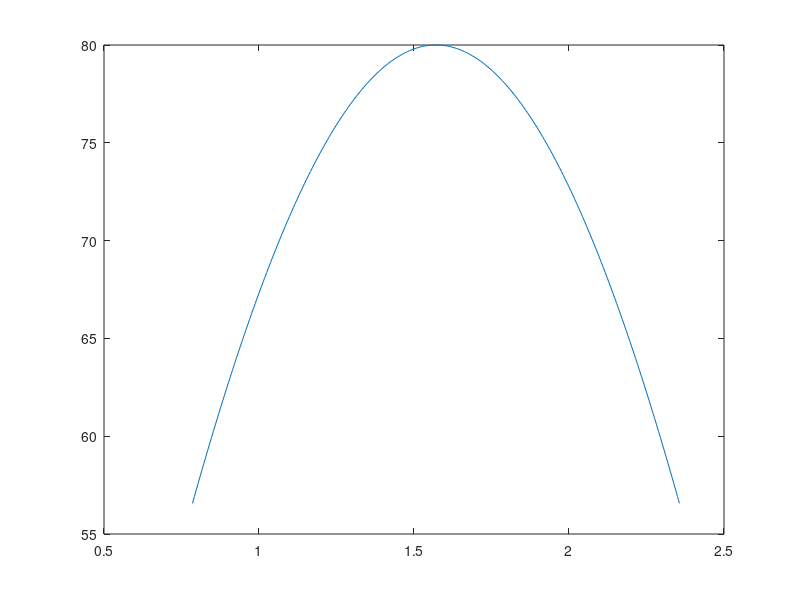

Recreate this plot in MATLAB.
N=256;%
f=428856000:48000:441144000;
t=pi/4:pi/(2*N):3*pi/4;
A=80*sin(t);

plot(t,A);

    fid = fopen ('1.txt', 'w');
    fprintf(fid, '\r\n\r');
    for i = 1:(N+1)       
       fprintf(fid, '%d', f(i));
       fprintf(fid, ';');
       fprintf(fid, '%d', floor(A(i)));
       fprintf(fid, ';\r\n');
    end
 fprintf(fid, '\r\n\r');
 fclose(fid);
 
 N=N/2;
 
    fid = fopen ('2.txt', 'w');
    for i = 1:(N)       
     if ((i>12)&&(i<115))  
       fprintf(fid, '%d', floor(A(i)));
     elseif fprintf(fid, '%d', 0);
       end
       fprintf(fid, '\r\n');
    end
 fprintf(fid, '\r\n\r');
 fclose(fid);
 
     fid = fopen ('2_etalon.txt', 'w');
    for i = 1:(N)       
     if ((i>12)&&(i<115))  
       fprintf(fid, '%d', max(A));
     elseif fprintf(fid, '%d', 0);
       end
       fprintf(fid, '\r\n');
    end
 fprintf(fid, '\r\n\r');
 fclose(fid);